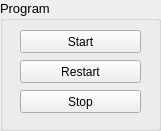
  <widget class="QGroupBox" name="groupBox_2">
   <property name="geometry">
    <rect>
     <x>30</x>
     <y>250</y>
     <width>161</width>
     <height>131</height>
    </rect>
   </property>
   <property name="font">
    <font>
     <pointsize>10</pointsize>
    </font>
   </property>
   <property name="autoFillBackground">
    <bool>true</bool>
   </property>
   <property name="title">
    <string>Program</string>
   </property>
   <property name="flat">
    <bool>false</bool>
   </property>
   <property name="checkable">
    <bool>false</bool>
   </property>
   <widget class="QPushButton" name="strtbt">
    <property name="geometry">
     <rect>
      <x>20</x>
      <y>30</y>
      <width>121</width>
      <height>23</height>
     </rect>
    </property>
    <property name="font">
     <font>
      <pointsize>9</pointsize>
     </font>
    </property>
    <property name="text">
     <string>Start</string>
    </property>
   </widget>
   <widget class="QPushButton" name="rstrtbt">
    <property name="geometry">
     <rect>
      <x>20</x>
      <y>60</y>
      <width>121</width>
      <height>23</height>
     </rect>
    </property>
    <property name="font">
     <font>
      <pointsize>9</pointsize>
     </font>
    </property>
    <property name="text">
     <string>Restart</string>
    </property>
   </widget>
   <widget class="QPushButton" name="stpbt">
    <property name="geometry">
     <rect>
      <x>20</x>
      <y>90</y>
      <width>121</width>
      <height>23</height>
     </rect>
    </property>
    <property name="font">
     <font>
      <pointsize>9</pointsize>
     </font>
    </property>
    <property name="text">
     <string>Stop</string>
    </property>
   </widget>
  </widget>
